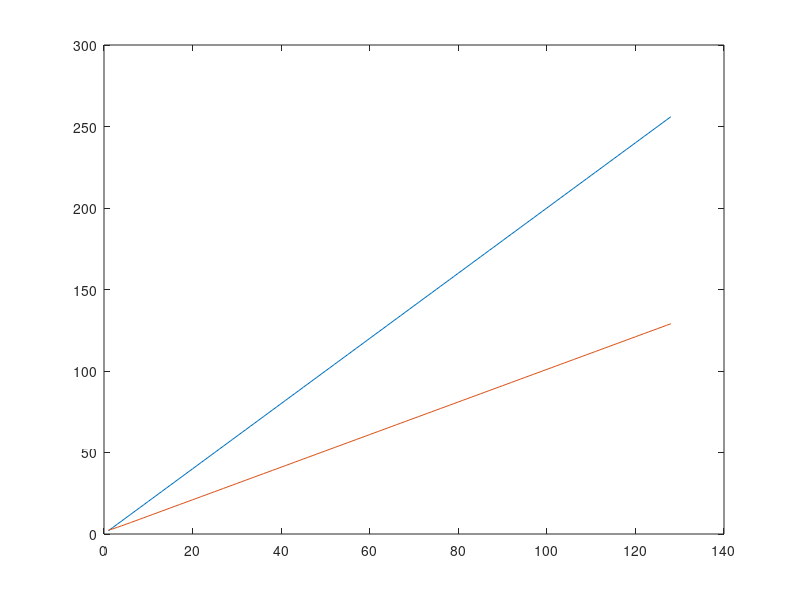

Write MATLAB code to recreate this figure.
%num bits
N = 1:128

dsc_mul  = 2.^(2*N)
dsc_mac  = 2.^(2*N + 1)

pipe_mul  = 1 + 2.^(N+1)
pipe_mac = 1 + 3*2.^(N)


figure(1)
plot(N,log2(dsc_mul))
hold on
plot(N,log2(pipe_mul))

figure(2)
plot(N,dsc_mac)
hold on
plot(N,pipe_mac)

